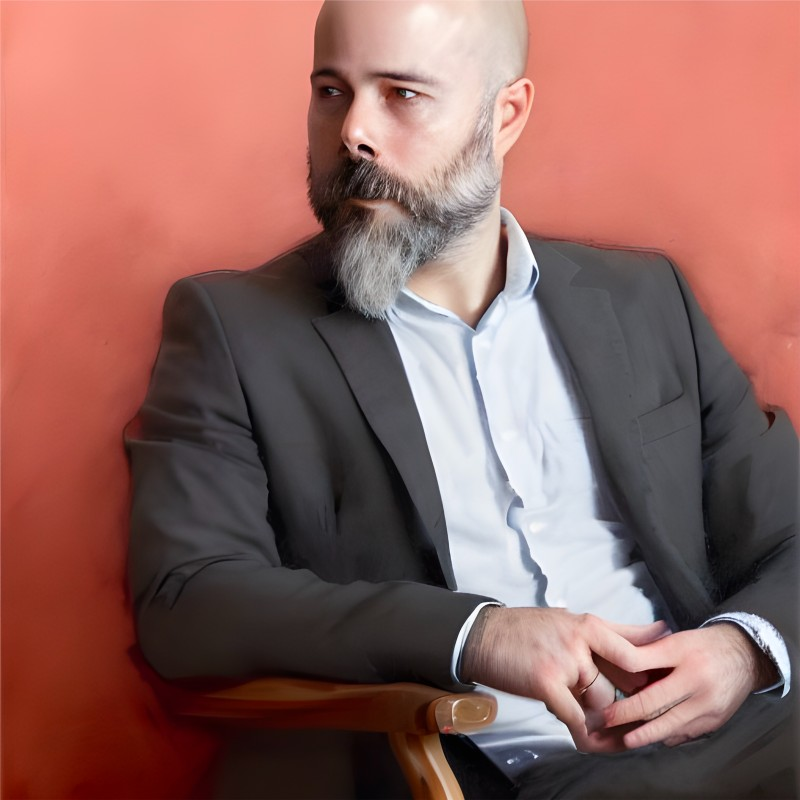
#> input picture josevicente.jpg, 800 x 800 px
$ python 003-grises.py
#> lines starting #> are read from the running program, lines starting #| are printed output that depends on the picture
from PIL import Image

imagen = Image.open("josevicente.jpg")
#> imagen is the input picture: PIL image 800x800 RGB; mean R, G, B 144.3, 100.7, 95.2
escalado = imagen.resize((512,512))
grises = escalado.convert("L")
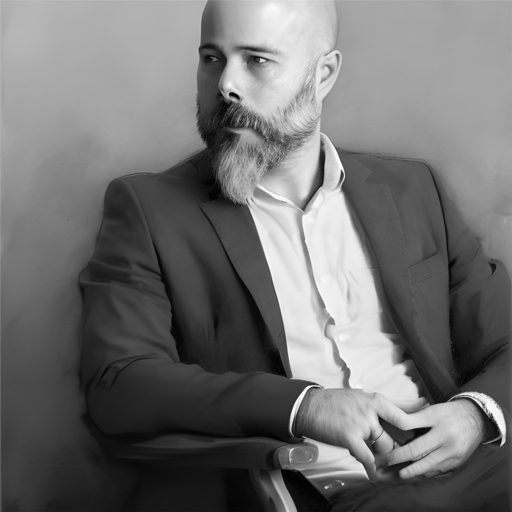
#> grises: PIL image 512x512 L; min 0, max 255, mean 113.1
grises.show()
